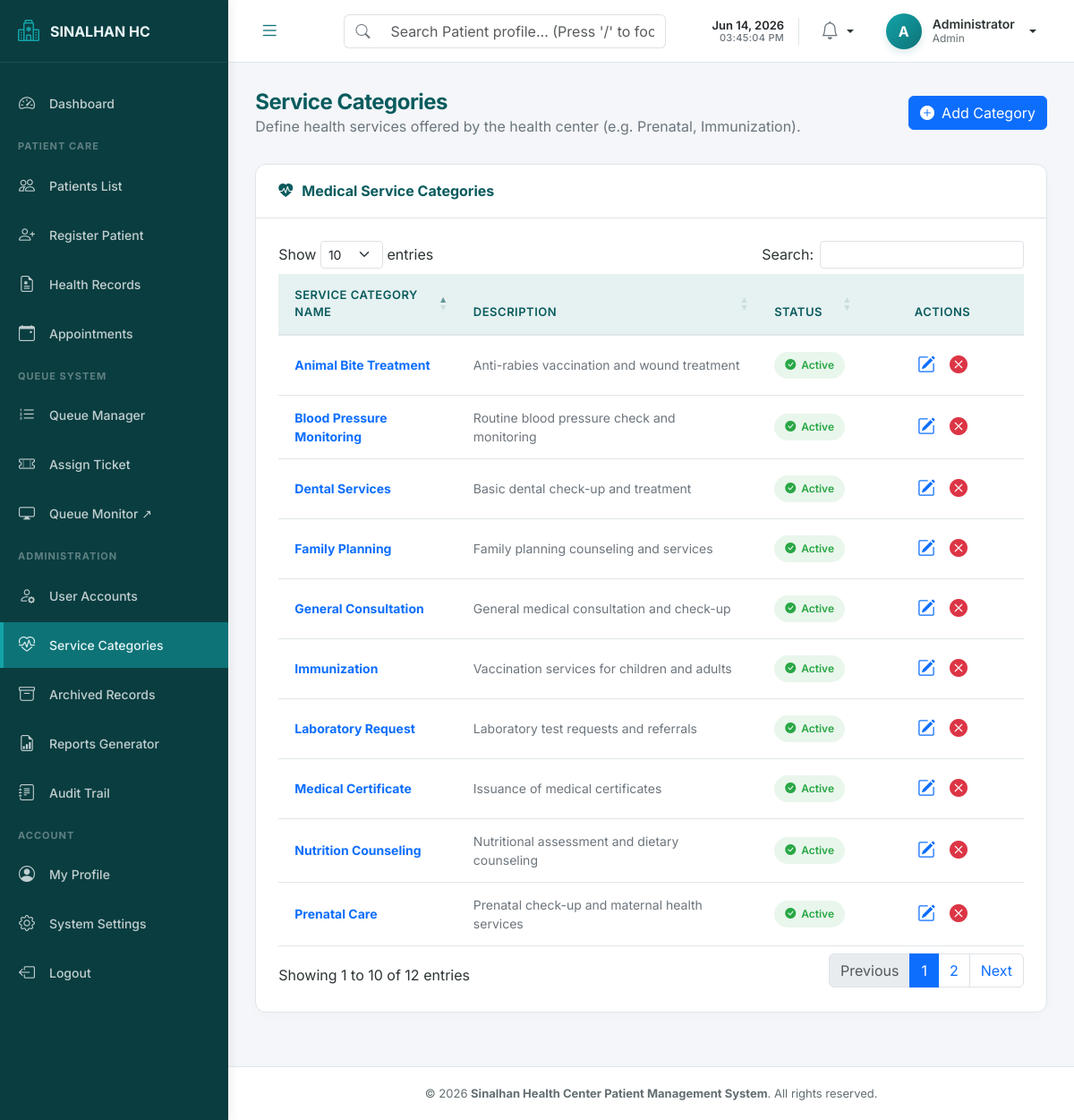
/admin/service_types.php (signed in), run on the app's committed database.
### tables this page shows
CREATE TABLE IF NOT EXISTS system_settings (
    setting_key VARCHAR(100) NOT NULL PRIMARY KEY,
    setting_value TEXT DEFAULT NULL,
    updated_at TIMESTAMP NOT NULL DEFAULT CURRENT_TIMESTAMP ON UPDATE CURRENT_TIMESTAMP
);

CREATE TABLE IF NOT EXISTS service_types (
    service_id INT AUTO_INCREMENT PRIMARY KEY,
    service_name VARCHAR(100) NOT NULL UNIQUE,
    prefix VARCHAR(10) DEFAULT NULL COMMENT 'Queue ticketing prefix e.g. GEN, PRE',
    description TEXT DEFAULT NULL,
    is_active TINYINT(1) NOT NULL DEFAULT 1 COMMENT '1=active, 0=deactivated',
    created_at TIMESTAMP NOT NULL DEFAULT CURRENT_TIMESTAMP,
    updated_at TIMESTAMP NOT NULL DEFAULT CURRENT_TIMESTAMP ON UPDATE CURRENT_TIMESTAMP,
    INDEX idx_is_active (is_active)
);

### includes/settings_helper.php (called while the page is built, shortened)
<?php
function get_setting($pdo, $key, $default = null) {
    try {
        $stmt = $pdo->prepare("SELECT setting_value FROM system_settings WHERE setting_key = ?");
        $stmt->execute([$key]);
        $val = $stmt->fetchColumn();
        return ($val !== false && $val !== null) ? $val : $default;
    } catch (Exception $e) {
        error_log("Failed to fetch setting '{$key}': " . $e->getMessage());
        return $default;
    }
}

### admin/service_types.php (the view, shortened to what this page needs)
<?php
$active_menu = 'services';
$extra_css = ['https://cdn.datatables.net/1.13.5/css/dataTables.bootstrap5.min.css'];
$pdo = Database::getInstance()->getConnection();
try {
    $stmt = $pdo->query("SELECT service_id, service_name, description, is_active FROM service_types ORDER BY service_name ASC");
    $services = $stmt->fetchAll();
} catch (Exception $e) {
    error_log("Service types fetch failure: " . $e->getMessage());
    $services = [];
}
require_once __DIR__ . '/../includes/header.php';
require_once __DIR__ . '/../includes/sidebar.php';
?>
<main class="main-content">
    <div class="page-header">
        <div>
            <h2 class="page-title">Service Categories</h2>
            <p class="text-secondary mb-0">Define health services offered by the health center (e.g. Prenatal, Immunization).</p>
        </div>
        <div>
            <button class="btn btn-primary d-flex align-items-center gap-2" data-bs-toggle="modal" data-bs-target="#addServiceModal">
                <i class="bi bi-plus-circle-fill"></i>
                <span>Add Category</span>
            </button>
        </div>
    </div>
    <div class="card-custom">
        <div class="card-custom-header">
            <h3 class="card-custom-title"><i class="bi bi-heart-pulse-fill"></i> Medical Service Categories</h3>
        </div>
        <div class="card-custom-body">
            <div class="table-responsive">
                <table class="table table-hover table-custom align-middle" id="servicesTable">
                    <thead>
                        <tr>
                            <th>Service Category Name</th>
                            <th>Description</th>
                            <th>Status</th>
                            <th class="text-center" style="width: 150px;">Actions</th>
                        </tr>
                    </thead>
                    <tbody>
                        <?php foreach ($services as $s): ?>
                            <tr>
                                <td><strong class="text-primary"><?= htmlspecialchars($s['service_name']) ?></strong></td>
                                <td class="text-secondary"><?= htmlspecialchars($s['description'] ?? 'No description provided.') ?></td>
                                <td>
                                    <?php if ($s['is_active'] == 1): ?>
                                        <span class="badge-custom badge-active"><i class="bi bi-check-circle-fill"></i> Active</span>
                                    <?php else: ?>
                                        <span class="badge-custom badge-inactive"><i class="bi bi-dash-circle-fill"></i> Inactive</span>
                                    <?php endif; ?>
                                </td>
                                <td>
                                    <div class="d-flex justify-content-center gap-2">
                                        <button class="btn btn-sm btn-outline-primary border-0 p-1 edit-service-btn"
                                                data-id="<?= $s['service_id'] ?>"
                                                data-name="<?= htmlspecialchars($s['service_name']) ?>"
                                                data-desc="<?= htmlspecialchars($s['description'] ?? '') ?>"
                                                title="Edit Service Details">
                                            <i class="bi bi-pencil-square fs-5"></i>
                                        </button>
                                        <?php if ($s['is_active'] == 1): ?>
                                            <button class="btn btn-sm btn-outline-danger border-0 p-1 toggle-status-btn"
                                                    data-id="<?= $s['service_id'] ?>"
                                                    data-name="<?= htmlspecialchars($s['service_name']) ?>"
                                                    data-status="0"
                                                    title="Deactivate Category">
                                                <i class="bi bi-x-circle-fill fs-5"></i>
                                            </button>
                                        <?php endif; ?>
                                    </div>
                                </td>
                            </tr>
                        <?php endforeach; ?>
                    </tbody>
                </table>
            </div>
        </div>
    </div>
</main>
<?php
require_once __DIR__ . '/../includes/footer.php';
?>

### includes/header.php (shortened to what this page needs)
<!DOCTYPE html>
<html lang="en">
<head>
    <link href="https://cdn.jsdelivr.net/npm/bootstrap@5.3.0/dist/css/bootstrap.min.css" rel="stylesheet">
    <link rel="stylesheet" href="https://cdn.jsdelivr.net/npm/bootstrap-icons@1.10.5/font/bootstrap-icons.css">
    <link href="https://cdn.jsdelivr.net/npm/sweetalert2@11.7.12/dist/sweetalert2.min.css" rel="stylesheet">
    <link rel="stylesheet" href="<?= BASE_URL ?>assets/css/style.css">
    <?php if (isset($extra_css) && is_array($extra_css)): ?>
        <?php foreach ($extra_css as $css): ?>
            <?php $cssUrl = (strpos($css, 'http://') === 0 || strpos($css, 'https://') === 0 || strpos($css, '//') === 0) ? $css : BASE_URL . $css; ?>
            <link rel="stylesheet" href="<?= $cssUrl ?>">
        <?php endforeach; ?>
    <?php endif; ?>
</head>
<body>
    <div id="wrapper">

### includes/sidebar.php (shortened to what this page needs)
<?php
require_once __DIR__ . '/../includes/settings_helper.php';
$sidebarPdo = Database::getInstance()->getConnection();
$clinicNameSetting = get_setting($sidebarPdo, 'clinic_name', 'Sinalhan HC');
$clinicLogoSetting = get_setting($sidebarPdo, 'clinic_logo', '');
$logoText = 'SINALHAN HC';
if (!empty($clinicNameSetting)) {
    if (stripos($clinicNameSetting, 'Barangay Sinalhan') === 0) {
        $logoText = 'SINALHAN HC';
    } else {
        $logoText = mb_strtoupper($clinicNameSetting);
    }
}
$fontSize = '16px';
$role = $_SESSION['role'] ?? 'staff';
$sidebarUserFullName = $_SESSION['full_name'] ?? 'Health Staff';
$avatarLetter = strtoupper(substr($_SESSION['username'] ?? 'H', 0, 1));
$currentMenu = $active_menu ?? '';
?>
<aside id="sidebar">
    <div class="sidebar-header">
        <a href="<?= BASE_URL ?>index.php" class="sidebar-logo">
            <?php if (!empty($clinicLogoSetting)): ?>
                <img src="<?= BASE_URL . $clinicLogoSetting ?>" alt="Logo" style="height: 30px; width: 30px; object-fit: contain; border-radius: 4px;">
            <?php else: ?>
                <i class="bi bi-hospital"></i>
            <?php endif; ?>
            <span style="font-size: <?= $fontSize ?>; text-overflow: ellipsis; overflow: hidden; white-space: nowrap; flex-grow: 1;"><?= htmlspecialchars($logoText) ?></span>
        </a>
    </div>
    <ul class="sidebar-menu">
        <?php if ($role === 'admin'): ?>
            <li class="menu-item <?= $currentMenu === 'dashboard' ? 'active' : '' ?>">
                <a href="<?= BASE_URL ?>admin/dashboard.php" class="menu-link">
                    <i class="bi bi-speedometer2"></i>
                    <span>Dashboard</span>
                </a>
            </li>
        <?php endif; ?>
        <li class="menu-header">Patient Care</li>
        <li class="menu-item <?= $currentMenu === 'patients' ? 'active' : '' ?>">
            <a href="<?= BASE_URL ?>patients/list.php" class="menu-link">
                <i class="bi bi-people"></i>
                <span>Patients List</span>
            </a>
        </li>
        <li class="menu-item <?= $currentMenu === 'patients_register' ? 'active' : '' ?>">
            <a href="<?= BASE_URL ?>patients/register.php" class="menu-link">
                <i class="bi bi-person-plus"></i>
                <span>Register Patient</span>
            </a>
        </li>
        <?php if ($role === 'admin' || $role === 'staff'): ?>
            <li class="menu-item <?= $currentMenu === 'health_records' ? 'active' : '' ?>">
                <a href="<?= BASE_URL ?>health_records/list.php" class="menu-link">
                    <i class="bi bi-file-earmark-medical"></i>
                    <span>Health Records</span>
                </a>
            </li>
        <?php endif; ?>
        <li class="menu-item <?= $currentMenu === 'appointments' ? 'active' : '' ?>">
            <a href="<?= BASE_URL ?>appointments/list.php" class="menu-link">
                <i class="bi bi-calendar-event"></i>
                <span>Appointments</span>
            </a>
        </li>
        <li class="menu-header">Queue System</li>
        <?php if ($role === 'admin' || $role === 'staff' || $role === 'bhw'): ?>
            <li class="menu-item <?= $currentMenu === 'queue_manage' ? 'active' : '' ?>">
                <a href="<?= BASE_URL ?>queue/manage.php" class="menu-link">
                    <i class="bi bi-list-ol"></i>
                    <span>Queue Manager</span>
                </a>
            </li>
        <?php endif; ?>
        <li class="menu-item <?= $currentMenu === 'queue_assign' ? 'active' : '' ?>">
            <a href="<?= BASE_URL ?>queue/assign.php" class="menu-link">
                <i class="bi bi-ticket-perforated"></i>
                <span>Assign Ticket</span>
            </a>
        </li>
        <li class="menu-item">
            <a href="<?= BASE_URL ?>queue/display.php" target="_blank" class="menu-link">
                <i class="bi bi-display"></i>
                <span>Queue Monitor ↗</span>
            </a>
        </li>
        <?php if ($role === 'admin'): ?>
            <li class="menu-header">Administration</li>
            <li class="menu-item <?= $currentMenu === 'users' ? 'active' : '' ?>">
                <a href="<?= BASE_URL ?>admin/users.php" class="menu-link">
                    <i class="bi bi-person-gear"></i>
                    <span>User Accounts</span>
                </a>
            </li>
            <li class="menu-item <?= $currentMenu === 'services' ? 'active' : '' ?>">
                <a href="<?= BASE_URL ?>admin/service_types.php" class="menu-link">
                    <i class="bi bi-heart-pulse"></i>
                    <span>Service Categories</span>
                </a>
            </li>
            <li class="menu-item <?= $currentMenu === 'archives' ? 'active' : '' ?>">
                <a href="<?= BASE_URL ?>admin/archived_records.php" class="menu-link">
                    <i class="bi bi-archive"></i>
                    <span>Archived Records</span>
                </a>
            </li>
            <li class="menu-item <?= $currentMenu === 'reports' ? 'active' : '' ?>">
                <a href="<?= BASE_URL ?>admin/reports.php" class="menu-link">
                    <i class="bi bi-file-earmark-bar-graph"></i>
                    <span>Reports Generator</span>
                </a>
            </li>
            <li class="menu-item <?= $currentMenu === 'activity_log' ? 'active' : '' ?>">
                <a href="<?= BASE_URL ?>admin/activity_log.php" class="menu-link">
                    <i class="bi bi-journal-text"></i>
                    <span>Audit Trail</span>
                </a>
            </li>
        <?php endif; ?>
        <li class="menu-header">Account</li>
        <li class="menu-item <?= $currentMenu === 'profile' ? 'active' : '' ?>">
            <a href="<?= BASE_URL ?>auth/profile.php" class="menu-link">
                <i class="bi bi-person-circle"></i>
                <span>My Profile</span>
            </a>
        </li>
        <li class="menu-item <?= $currentMenu === 'settings' ? 'active' : '' ?>">
            <a href="<?= BASE_URL ?>admin/settings.php" class="menu-link">
                <i class="bi bi-gear"></i>
                <span>System Settings</span>
            </a>
        </li>
        <li class="menu-item">
            <a href="<?= BASE_URL ?>auth/logout.php" class="menu-link text-danger-hover">
                <i class="bi bi-box-arrow-left"></i>
                <span>Logout</span>
            </a>
        </li>
    </ul>
</aside>
<div id="content-wrapper">
    <header class="top-navbar">
        <button class="toggle-sidebar-btn" id="toggleSidebar" aria-label="Toggle Navigation">
            <i class="bi bi-list"></i>
        </button>
        <div class="search-bar-global d-none d-md-flex align-items-center position-relative ms-3" style="max-width: 360px; flex-grow: 1;">
            <div class="input-group">
                <span class="input-group-text bg-transparent border-end-0 text-secondary border-color" style="height: 38px;">
                    <i class="bi bi-search"></i>
                </span>
                <input type="text" id="globalPatientSearch" class="form-control border-start-0 border-color" placeholder="Search Patient profile... (Press '/' to focus)" autocomplete="off" style="height: 38px; box-shadow: none;">
            </div>
        </div>
        <div class="d-flex align-items-center gap-3">
            <div class="d-none d-md-flex flex-column text-end pe-3 border-end" id="headerClockContainer" style="line-height: 1.25; border-color: var(--border-color) !important;">
                <span id="headerClockDate" class="text-dark fw-semibold" style="font-size: 13px; white-space: nowrap;"></span>
                <span id="headerClockTime" class="text-secondary fw-medium" style="font-size: 11px; letter-spacing: 0.3px; white-space: nowrap;"></span>
            </div>
            <div class="dropdown">
                <div class="position-relative cursor-pointer p-2 rounded-circle hover-bg dropdown-toggle no-arrow" id="notificationBell" data-bs-toggle="dropdown" aria-expanded="false" style="outline: none;">
                    <i class="bi bi-bell fs-5 text-secondary"></i>
                </div>
            </div>
            <div class="dropdown">
                <div class="user-profile-menu dropdown-toggle" data-bs-toggle="dropdown" aria-expanded="false">
                    <div class="user-avatar"><?= $avatarLetter ?></div>
                    <div class="user-info d-none d-md-block">
                        <div class="user-name"><?= htmlspecialchars($sidebarUserFullName) ?></div>
                        <div class="user-role"><?= htmlspecialchars($role) ?></div>
                    </div>
                </div>
            </div>
        </div>
    </header>

### includes/footer.php (shortened to what this page needs)
        <footer class="footer-text">
            <span>&copy; <?= date('Y') ?> <strong><?= APP_NAME ?></strong>. All rights reserved.</span>
        </footer>
    </div>
</div>
</body>
</html>

### data on the page
system_settings: setting_value "SINALHAN HC"
service_types: service_name "Animal Bite Treatment", description "Anti-rabies vaccination and wound treatment", is_active 1 (drawn)
service_types: service_name "Blood Pressure Monitoring", description "Routine blood pressure check and monitoring", is_active 1 (drawn)
service_types: service_name "Dental Services", description "Basic dental check-up and treatment", is_active 1 (drawn)
service_types: service_name "Family Planning", description "Family planning counseling and services", is_active 1 (drawn)
service_types: service_name "General Consultation", description "General medical consultation and check-up", is_active 1 (drawn)
service_types: service_name "Immunization", description "Vaccination services for children and adults", is_active 1 (drawn)
service_types: service_name "Laboratory Request", description "Laboratory test requests and referrals", is_active 1 (drawn)
service_types: service_name "Medical Certificate", description "Issuance of medical certificates", is_active 1 (drawn)
service_types: service_name "Nutrition Counseling", description "Nutritional assessment and dietary counseling", is_active 1 (drawn)
service_types: service_name "Prenatal Care", description "Prenatal check-up and maternal health services", is_active 1 (drawn)

### other printed values
$avatarLetter "A"
$sidebarUserFullName "Administrator"
$role "Admin"
APP_NAME "Sinalhan Health Center Patient Management System"
